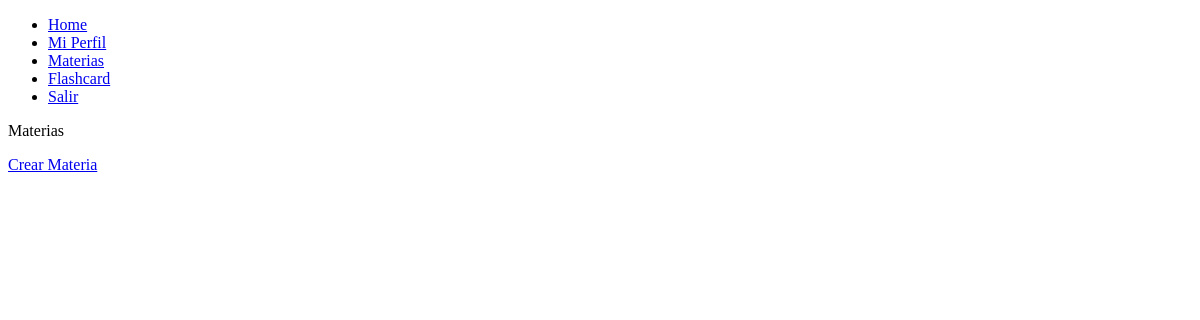
The page /materias/ (signed in) on the database as committed earlier.
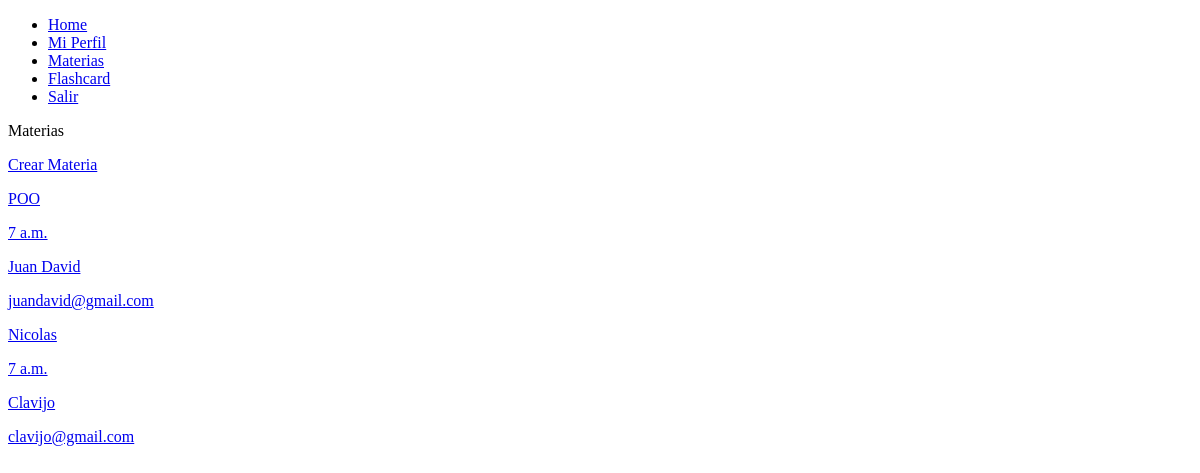
The same page on the database as committed later.
### MAIN/models.py (models this page shows, shortened)
class Materia(models.Model):
    user = models.ForeignKey(User, on_delete = models.CASCADE, null = True)
    name = models.CharField(max_length = 30, blank = False)
    hora = models.TimeField(blank = False)
    profesor = models.CharField(max_length = 30, blank = False)
    profesor_email = models.EmailField(blank = False)

### MAIN/views.py (the view)
# urls.py: path('materias/', views.materias, name = 'materias'),
@login_required
def materias(request):
    materias = Materia.objects.filter(user = request.user)
    return render(request, 'materias.html', {
        'materias' : materias
    })

### MAIN/Templates/materias.html
{% extends 'navegacion.html' %}
{% block content %}
<p>Materias</p>
<a href="/crearMateria/">Crear Materia</a>
{% for materia in materias %}
<div>
    <a href={% url 'materia_detail' materia.id %}>
    <p>{{materia.name}}</p>
    <p>{{materia.hora}}</p>
    <p>{{materia.profesor}}</p>
    <p>{{materia.profesor_email}}</p>
    </a>
</div>
{% endfor %}
{% endblock %}

### MAIN/Templates/navegacion.html (shortened to what this page needs)
<!DOCTYPE html>
<html lang="en">
<head>
</head>
<nav>
    <ul>
        <li>
            <a href="/">Home</a>
        </li>
        {% if user.is_authenticated %}
        <li>
            <a href="/perfil">Mi Perfil</a>
        </li>
        <li>
            <a href="/materias">Materias</a>
        </li>
        <li>
            <a href="/flashcard">Flashcard</a>
        </li>
        <li>
            <a href="/logout">Salir</a>
        </li>
        {% endif %}
    </ul>
</nav>
<body>
    {% block content %}
    {% endblock %}
</body>
</html>

Rows that differ between the two databases and show on the page:
added Materia: name "POO", hora "7 a.m.", profesor "Juan David", profesor_email "juandavid@gmail.com"
added Materia: name "Nicolas", hora "7 a.m.", profesor "Clavijo", profesor_email "clavijo@gmail.com"
